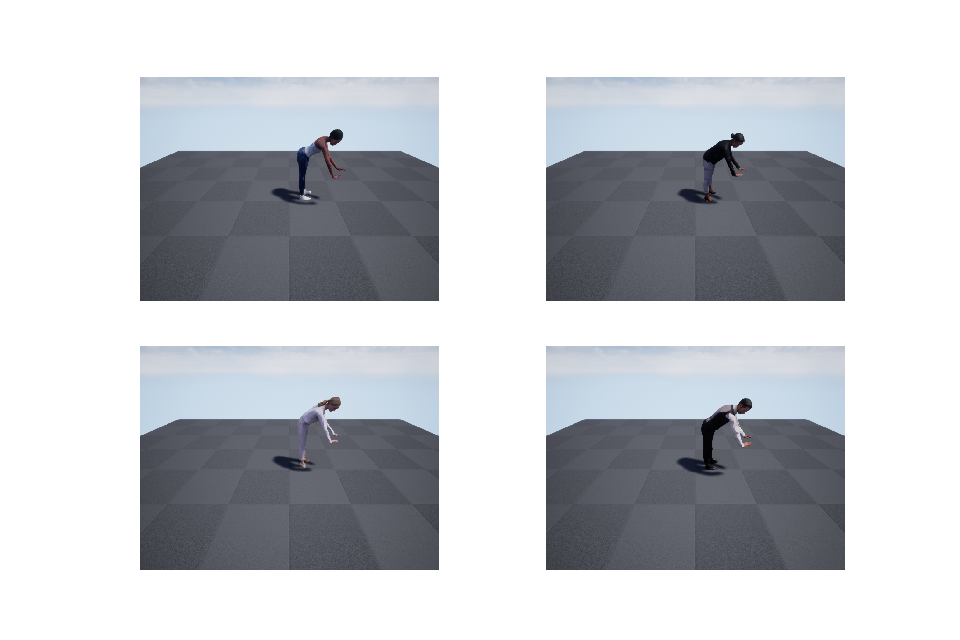

Source code (Python):
import unrealcv
from unrealcv_util import UnrealcvUtil
import ipynb_util
import numpy as np

client = unrealcv.Client(('localhost', 9000))
client.connect()
util = UnrealcvUtil(client)

util.DEBUG = False
util.clear()

obj_id = 'character0'
mesh_paths = [
    "SkeletalMesh'/Game/RP_Character/rp_alison_rigged_001_ue4/rp_alison_rigged_001_ue4.rp_alison_rigged_001_ue4'",
    "SkeletalMesh'/Game/RP_Character/rp_carla_rigged_001_UE4/rp_carla_rigged_001_ue4.rp_carla_rigged_001_ue4'",
    "SkeletalMesh'/Game/RP_Character/rp_claudia_rigged_002_UE4/rp_claudia_rigged_002_ue4.rp_claudia_rigged_002_ue4'",
    "SkeletalMesh'/Game/RP_Character/rp_eric_rigged_001_UE4/rp_eric_rigged_001_ue4.rp_eric_rigged_001_ue4'",
]
anim_paths = ["AnimSequence'/Game/Mocap/skel_rp/rp_girl_CloseTrunk_Char00.rp_girl_CloseTrunk_Char00'"]
ratios = [0.5]

ims = util.sample_anim_frames(obj_id, mesh_paths, anim_paths, ratios)

fig = ipynb_util.imshow_grid(ims, 2)
fig.savefig('human_mesh.png')